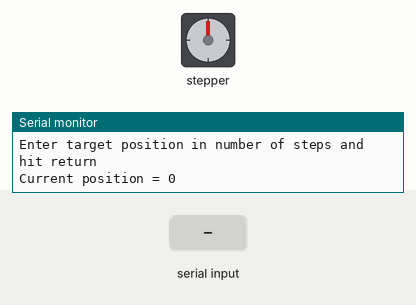
Simulated run of this sketch. Board: Arduino Uno, built with avr-gcc and run on an emulated ATmega328P. On the bench: stepper motor, the last lines printed to the serial monitor. Wiring (inferred from the names in the program): stepper motor driver (200 steps per turn assumed): step pin 13; direction pin 9. The inputs (shaded band) are chosen by the test bench.

Above: at 1.2 s.
1.3 s: "90,45\n" received over Serial
At 7.14 s:
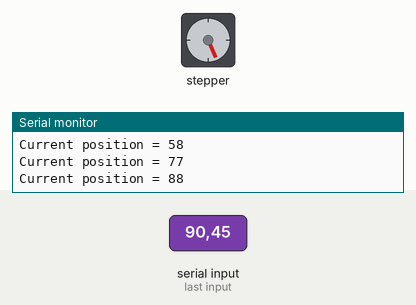
7.3 s: "30,150\n" received over Serial
At 12.4 s:
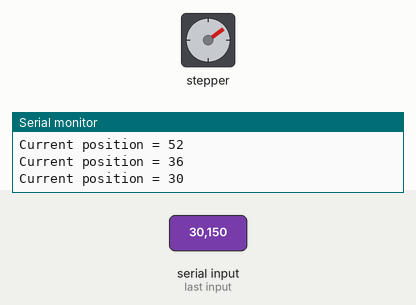
Timing chart, 0 to 13.9 s (numbered marks = the images above; inputs shaded):
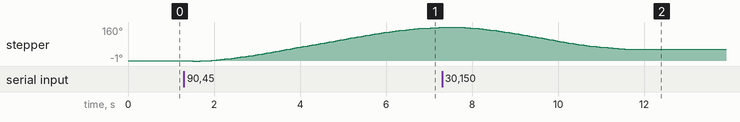

The sketch:

LeibRampStepperCZ.ino
```cpp
/* Stepper motor demonstration program written by Arthur Jones,
   4 November 2018.  Implements a simplistic and ineffective ramping
   algorithm but provides framework for implementation of LeibRamp
   algorithm described by Aryeh Eiderman, http://hwml.com/LeibRamp.pdf

   Makes use of background work and some aspects of code developed
   by Choaran Wang, 2017-18. This in turn incorporates some ideas
   used in the AccelStepper library:
   https://www.airspayce.com/mikem/arduino/AccelStepper/

   Serial input aspects are based closely upon:
   http://forum.arduino.cc/index.php?topic=396450
   Example 4 - Receive a number as text and convert it to an int
   Modified to read a long */

//#define USEINTERRUPTS
const int stepPin = 13;
const int dirPin = 9;
const bool FWDS = true;
const bool BWDS = false;
#ifdef USEINTERRUPTS
const long ticksPerSec = 16000000; // Clock speed of Arduino
#else
const long ticksPerSec = 1000000; // microseconds in this case
#endif

/* Define permissible parameters for motor */
// For testing by watching LED: try movements in order of 100 steps
float accelSteps=20; /* leave this as a variable as we may over-write it */
const float minSpeed = 2.0;
const float maxPermissSpeed = 20.0;
const float maxAccel = 10.0;
const long stepLengthMus = 10000;

// For lab testing with real motor: try movements in the order of 3000 steps
 // float accelSteps=1000; /* leave this as a variable as we may over-write it */
 // const float minSpeed=10.0;
 // const float maxPermissSpeed=1000.0;
 // const float maxAccel=500.0;
 // const long stepLengthMus=100;

/* Intervals in milliseconds for user-defined timed loops */
const long printInterval = 1000;

/* Global variables used for loop timing */
unsigned long prevMillisPrint = 0;        /* stores last time values were printed */

/* Global variables used in serial input */
enum {numChars = 32};
char receivedChars[numChars];    /* an array to store the received data */
long dataNumber = 0;             /* Value read from serial monitor input */
boolean newData = false;

/* Global variables relating to stepper motor position counting etc. */
long stepsToGo;             /* Number of steps left to make in present movement */
long targetPosition;        /* Intended destination of motor for given movement */
volatile long currentPosition = 0;   /* Position in steps of motor relative to startup position */
double maxSpeed;            /* Maximum speed in present movement (not nec. max permitted) */
bool direction;             /* Direction of present movement: FWDS or BWDS */

volatile float p;   /* Step interval in clock ticks or microseconds */
float p1, ps;       /* Minimum and maximum step periods */
double deltaP;      /* You'll be able to get rid of this later */
double R;           /* Multiplying constant used in Eiderman's algorithm */

/* Global variable used for noting previous time of a step in timed loop */
long prevStepTime;

void setup()
{
    long stepsToGo = 0;
    currentPosition = 0;
    goToPosition(dataNumber);
    pinMode(stepPin, OUTPUT);
    pinMode(dirPin, OUTPUT);
    Serial.begin(9600);
    Serial.println("Enter target position in number of steps and hit return");

#ifdef USEINTERRUPTS
    cli();
    TCCR1A = 0; // No output compare
    TCCR1B = 0;
    TCCR1B |= (1 << WGM12); //CTC mode
    OCR1A = 0; // Set to zero for the present time: catch this to switch interrupt off
    TCCR1B |= (1 << CS12);  // 256 prescaler: overwritten in ISR
    TIMSK1 |= (1 << OCIE1A); //enable timer compare interrupt
    sei();
#else
    prevStepTime = micros();
#endif
}

void loop()
{
    unsigned long currentMillis = millis();
    unsigned long currentMicros;
    recvWithEndMarker();
    stepsToGo = computeStepsToGo();
    if (convertNewNumber())
    {
        /* Only get to this stage if there was new data to convert */
        if (stepsToGo <= 0)
        {
            /* Only get to this stage if not busy, otherwise will have thrown away input */
            goToPosition(dataNumber);

            /* ---------------------------------------------------------------------- */
            /* Start of pre-computation code											*/
            /* Add Leib Ramp formulae here */

            // STEP 1
            // Define number of steps in acceleration phase using Equation (3)
            maxSpeed = maxPermissSpeed;
            accelSteps= (maxSpeed * maxSpeed - minSpeed * minSpeed) /(2 * (double)maxAccel);

            stepsToGo = computeStepsToGo();
            //maxSpeed = maxPermissSpeed;
            if (2 * accelSteps > stepsToGo)
            {
                // STEP 2
                // Define maximum speed in profile and number of steps in acceleration phase
                // Use Equations (4) and (5)
                maxSpeed = sqrt(minSpeed * minSpeed + maxAccel * stepsToGo);
                accelSteps = (long) (stepsToGo / 2);
            }

            // STEPS 3 and 5
            // Step 3
            p1 = ((double)ticksPerSec) / sqrt(minSpeed * minSpeed + 2 * maxAccel);
            // Step 5
            R = ((double)maxAccel) / ((double)ticksPerSec * (double)ticksPerSec);
            // Calculate initial value of and p1 and R    Set p = p1
            p = p1;

            // Step 4
            ps = ((double)ticksPerSec) / maxSpeed; //  STEP 4: leave it as it is.


            /* End of pre-computation code                                            */
            /* ---------------------------------------------------------------------- */

#ifdef USEINTERRUPTS
            if (p != 0)
            {
                // Re-enable interrupts if non-zero steps
                TIMSK1 |= (1 << OCIE1A);
            }
#endif
        }
    }
#ifndef USEINTERRUPTS

    /* Timed loop for stepping, and associated coding */
    currentMicros = micros();
    if (currentMicros - prevStepTime >= p)
    {
        moveOneStep();
        prevStepTime = currentMicros;
        computeNewSpeed();
    }
#endif
    /* Timed loop for printing */
    if (currentMillis - prevMillisPrint >= printInterval)
    {
        /* Save the last time output was printed */
        prevMillisPrint = currentMillis;
        printLoop();
    }
}

void moveOneStep()
/* Move a single step, holding pulse high for delayMicroSeconds */
{
    if (p != 0) /* p=0 is code for "don't make steps" */
    {
        digitalWrite(stepPin, HIGH);
        if (direction == FWDS)
        {
        /* Is something missing here? */
        digitalWrite(dirPin, HIGH);
        currentPosition++;
        }
        else
        {
        /* Is something missing here? */
        digitalWrite(dirPin, LOW);
        currentPosition--;
        }
        delayMicroseconds(stepLengthMus);
        digitalWrite(stepPin, LOW);
    }
}

void computeNewSpeed()
/* Calcuate new value of step interval p based on constants defined in loop() */
{
    /* You may need to declare some temporary variables for this function... */
    stepsToGo = computeStepsToGo();

    /* ----------------------------------------------------------------- */
    /* Start of on-the-fly step calculation code, executed once per step */
    /* Add Leib Ramp code here										   */
        double m;
    //  STEP 6a
    if (stepsToGo == 0)
    {
        p = 0; // Not actually a zero step interval, used to switch stepping off
        return;
    }
    else if (stepsToGo >= accelSteps && (long)p > (long)ps) // Changed to make ramps even length
    /* Speeding up */
    {
        /* Equation (9) */
        m = - R;

    }
    else if (stepsToGo <= accelSteps)
    /* Slowing down */
    {
        /* Equation 10 */
        m = R;

    }
    else
    /* Running at constant speed */
    {
        /* Equation (11)	*/
        m = 0;
    }

    // STEP 6b, c and d using Equations (12) and (13)
    double q;
    q = m * p * p;
    // update p to new
    p = p * (1 + q + 1.5 * q * q);
    // if p > p1, p = p1
    if (p < ps)
    {
        p = ps;
    }
    if (p > p1)
    {
        p = p1;
    }

    /* End of on-the-fly step calculation code */
    /* ----------------------------------------------------------------- */

}

long computeStepsToGo()
/* Work out how far the stepper motor still needs to move */
{
    if (direction == FWDS)
    {
        return targetPosition - currentPosition;
    }
    else
    {
        return currentPosition - targetPosition;
    }
}

void goToPosition(long newPosition)
/* Set the target position and determine direction of intended movement */
{
    targetPosition = newPosition;
    if (targetPosition - currentPosition > 0)
    {
        direction = FWDS;
    }
    else
    {
        direction = BWDS;
    }
}

void recvWithEndMarker()
/* Receive data from serial port finishing with "newline" character.
   Based on http://forum.arduino.cc/index.php?topic=396450 Example 4 */
{
    static byte ndx = 0;
    char endMarker = '\n';
    char rc;

    if (Serial.available() > 0)
    {
        rc = Serial.read();

        if (rc != endMarker)
        {
        receivedChars[ndx] = rc;
        ndx++;
        if (ndx >= numChars)
        {
            ndx = numChars - 1;
        }
        }
        else
        {
        receivedChars[ndx] = '\0'; // terminate the string
        ndx = 0;
        newData = true;
        }
    }
}

bool convertNewNumber()
/* Converts character string to long integer only if there are new
       data to convert, otherwise returns false */
{
    if (newData)
    {
        dataNumber = 0.0;             // new for this version
        dataNumber = atol(receivedChars);   // new for this version
        newData = false;
        return true;
    }
    else
    {
        return false;
    }
}

void printLoop()
/* Print current position of stepper using timed loop */
{
    /* Sample all counters one after the other to avoid delay-related offsets */
    Serial.print("Current position = ");
    Serial.print(currentPosition);
    Serial.print("\r\n");
}

#ifdef USEINTERRUPTS
ISR(TIMER1_COMPA_vect)
/* Interrupt service routine which essentially just calls moveOneStep and computeNewSpeed.
   However, it also changes the prescale value on-the-fly so that the full range of possible
   step rates can be exploited, from around 0.25 Hz upwards, limited by step pulse width. */
{
    if (p == 0)
    {
        // Disable interrupt to avoid endless calling of interrupt if not needed
        TIMSK1 &= !(1 << OCIE1A);
    }
    moveOneStep();

    /* Adapt prescaler to keep OCR1A as large as possible within acceptable range */
    if (p < 65536)
    {
        // Prescaler 1
        OCR1A = (long)p - 1;
        TCCR1B = (TCCR1B & 0xF8) | 0x01;
    }
    else if (p < 524288)
    {
        // Prescaler 8
        OCR1A = ((long)p >> 3) - 1;
        TCCR1B = (TCCR1B & 0xF8) | 0x02;
    }
    else if (p < 4194304)
    {
        // Prescaler 64
        OCR1A = ((long)p >> 6) - 1;
        TCCR1B = (TCCR1B & 0xF8) | 0x03;
    }
    else if (p < 16777216)
    {
        // Prescaler 256
        OCR1A = ((long)p >> 8) - 1;
        TCCR1B = (TCCR1B & 0xF8) | 0x04;
    }
    else
    {
        // Prescaler 1024
        OCR1A = ((long)p >> 10) - 1;
        TCCR1B = (TCCR1B & 0xF8) | 0x05;
    }
    computeNewSpeed();
}
#endif
```
